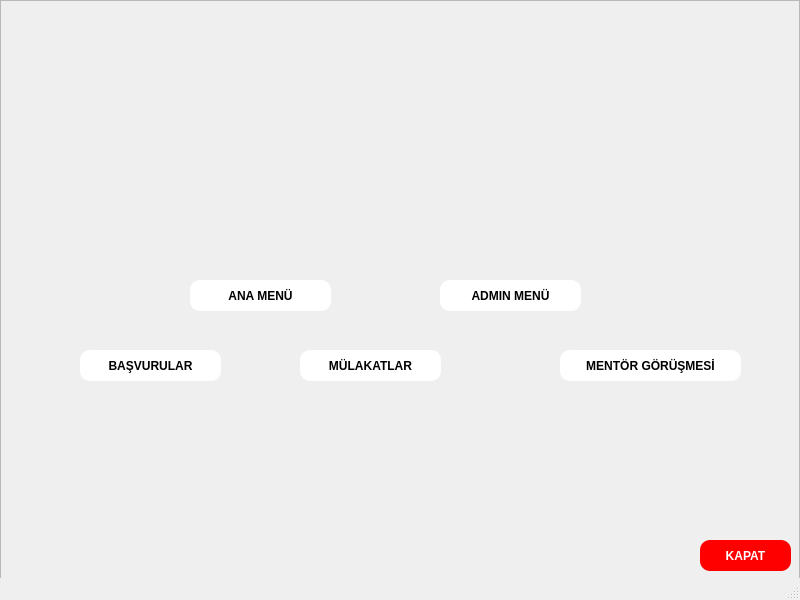
<?xml version="1.0" encoding="UTF-8"?>
<ui version="4.0">
 <class>MainWindow</class>
 <widget class="QMainWindow" name="MainWindow">
  <property name="geometry">
   <rect>
    <x>0</x>
    <y>0</y>
    <width>800</width>
    <height>600</height>
   </rect>
  </property>
  <property name="windowTitle">
   <string>MainWindow</string>
  </property>
  <property name="styleSheet">
   <string notr="true"/>
  </property>
  <widget class="QWidget" name="centralwidget">
   <widget class="QPushButton" name="Basvurular_2">
    <property name="geometry">
     <rect>
      <x>300</x>
      <y>350</y>
      <width>141</width>
      <height>31</height>
     </rect>
    </property>
    <property name="autoFillBackground">
     <bool>false</bool>
    </property>
    <property name="styleSheet">
     <string notr="true">QPushButton{
color:black;
background:white;
border-radius:10px;
font-weight:bold;
}
QPushButton::hover{
color:white;
background:#47545a;
border-radius:10px;
font-weight:bold
}</string>
    </property>
    <property name="text">
     <string>MÜLAKATLAR</string>
    </property>
   </widget>
   <widget class="QFrame" name="frame">
    <property name="geometry">
     <rect>
      <x>0</x>
      <y>0</y>
      <width>800</width>
      <height>600</height>
     </rect>
    </property>
    <property name="styleSheet">
     <string notr="true">QFrame{
	background-image: url(:/dene/Ersin/images/zemin-kucuk.jpg);
width:800px;
height:600px;
}</string>
    </property>
    <property name="frameShape">
     <enum>QFrame::StyledPanel</enum>
    </property>
    <property name="frameShadow">
     <enum>QFrame::Raised</enum>
    </property>
    <widget class="QPushButton" name="Basvurular">
     <property name="geometry">
      <rect>
       <x>80</x>
       <y>350</y>
       <width>141</width>
       <height>31</height>
      </rect>
     </property>
     <property name="autoFillBackground">
      <bool>false</bool>
     </property>
     <property name="styleSheet">
      <string notr="true">QPushButton{
color:black;
background:white;
border-radius:10px;
font-weight:bold;
}
QPushButton::hover{
color:white;
background:#47545a;
border-radius:10px;
font-weight:bold
}</string>
     </property>
     <property name="text">
      <string>BAŞVURULAR</string>
     </property>
    </widget>
    <widget class="QPushButton" name="Mentor">
     <property name="geometry">
      <rect>
       <x>560</x>
       <y>350</y>
       <width>181</width>
       <height>31</height>
      </rect>
     </property>
     <property name="autoFillBackground">
      <bool>false</bool>
     </property>
     <property name="styleSheet">
      <string notr="true">QPushButton{
color:black;
background:white;
border-radius:10px;
font-weight:bold;
}
QPushButton::hover{
color:white;
background:#47545a;
border-radius:10px;
font-weight:bold
}</string>
     </property>
     <property name="text">
      <string>MENTÖR GÖRÜŞMESİ</string>
     </property>
    </widget>
    <widget class="QPushButton" name="pushButton">
     <property name="geometry">
      <rect>
       <x>700</x>
       <y>540</y>
       <width>91</width>
       <height>31</height>
      </rect>
     </property>
     <property name="autoFillBackground">
      <bool>false</bool>
     </property>
     <property name="styleSheet">
      <string notr="true">QPushButton{
color:white;
background:red;
border-radius:10px;
font-weight:bold;
}
QPushButton::hover{
color:white;
background:#47545a;
border-radius:10px;
font-weight:bold
}</string>
     </property>
     <property name="text">
      <string>KAPAT</string>
     </property>
    </widget>
    <widget class="QPushButton" name="Adminmenu">
     <property name="geometry">
      <rect>
       <x>440</x>
       <y>280</y>
       <width>141</width>
       <height>31</height>
      </rect>
     </property>
     <property name="autoFillBackground">
      <bool>false</bool>
     </property>
     <property name="styleSheet">
      <string notr="true">QPushButton{
color:black;
background:white;
border-radius:10px;
font-weight:bold;
}
QPushButton::hover{
color:white;
background:#47545a;
border-radius:10px;
font-weight:bold
}</string>
     </property>
     <property name="text">
      <string>ADMIN MENÜ</string>
     </property>
    </widget>
    <widget class="QPushButton" name="Anamenu">
     <property name="geometry">
      <rect>
       <x>190</x>
       <y>280</y>
       <width>141</width>
       <height>31</height>
      </rect>
     </property>
     <property name="autoFillBackground">
      <bool>false</bool>
     </property>
     <property name="styleSheet">
      <string notr="true">QPushButton{
color:black;
background:white;
border-radius:10px;
font-weight:bold;
}
QPushButton::hover{
color:white;
background:#47545a;
border-radius:10px;
font-weight:bold
}</string>
     </property>
     <property name="text">
      <string>ANA MENÜ</string>
     </property>
    </widget>
   </widget>
   <zorder>frame</zorder>
   <zorder>Basvurular_2</zorder>
  </widget>
  <widget class="QStatusBar" name="statusbar"/>
 </widget>
 <resources>
  <include location="../dene.qrc"/>
 </resources>
 <connections/>
</ui>
